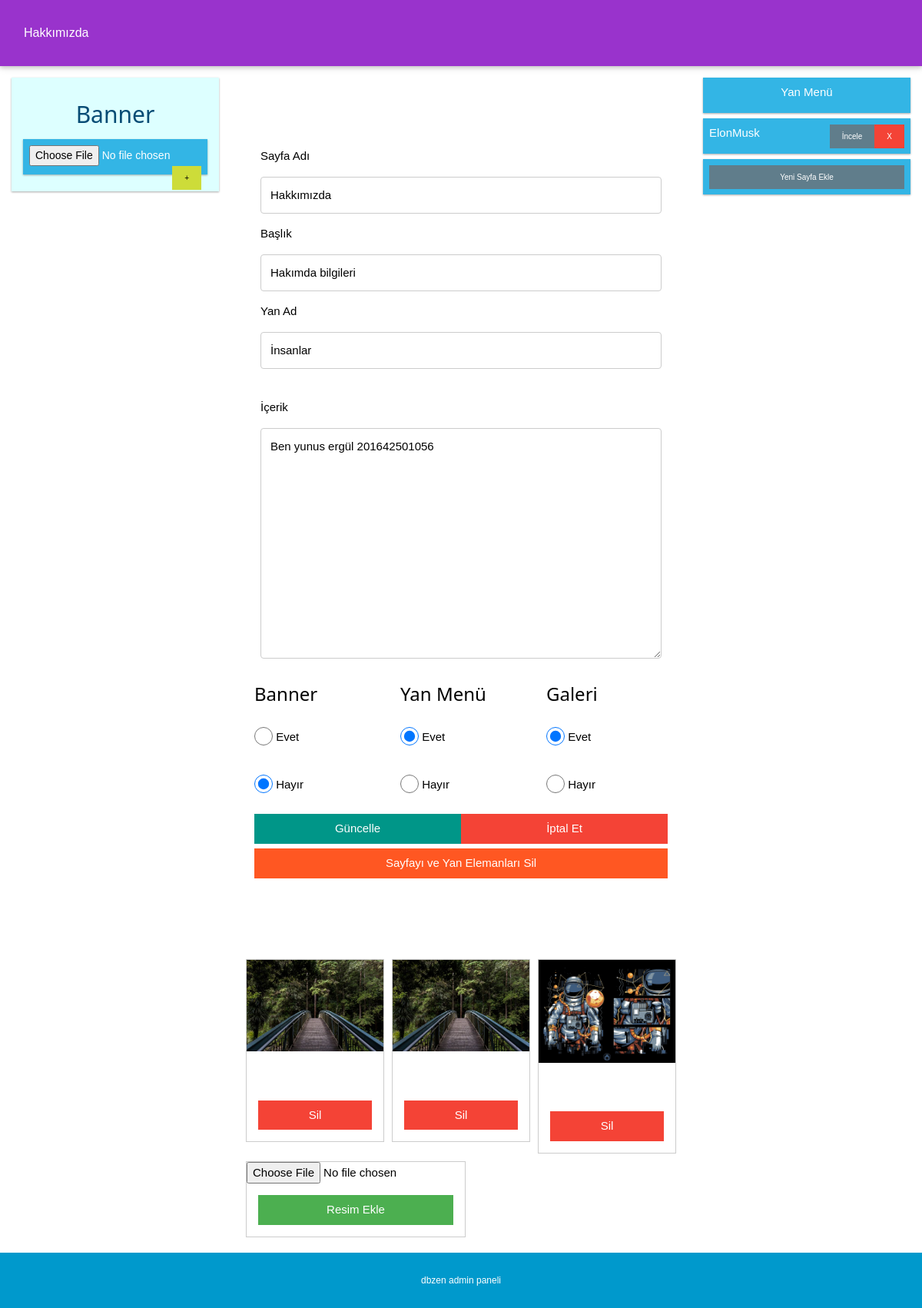
The app's page /admino_tt/page_o.php?page=2 (signed in) with its own data.
### tables this page shows
CREATE TABLE `page` (
  `id` int(11) NOT NULL,
  `home_page_con` tinyint(1) NOT NULL,
  `page_name` text NOT NULL,
  `page_description` text NOT NULL,
  `page_content` text,
  `sid_menu_con` int(11) NOT NULL,
  `sid_menu_name` text NOT NULL,
  `gallery_co` tinyint(1) NOT NULL,
  `page_show` tinyint(1) NOT NULL,
  `type` int(11) NOT NULL,
  `banner_show` tinyint(1) NOT NULL,
  `date` datetime NOT NULL
);

CREATE TABLE `side_menu` (
  `id` int(11) NOT NULL,
  `page_id` int(11) NOT NULL,
  `side_name` text NOT NULL,
  `side_content` text,
  `side_show` tinyint(1) NOT NULL,
  `gallery_co` tinyint(1) NOT NULL,
  `side_date` datetime NOT NULL
);

CREATE TABLE `gallery` (
  `id` int(11) NOT NULL,
  `gallery_scr` text NOT NULL,
  `page_id` int(11) NOT NULL,
  `pic_name` text NOT NULL,
  `on_co` tinyint(1) NOT NULL,
  `side_id` int(11) NOT NULL
);

### admino_tt/pages/config.php (called while the page is built, shortened)
<?php
try {
     $db = new PDO("mysql:host=localhost;dbname=proje_beta;charset=utf8", "root", "");
	$db->setAttribute(PDO::ATTR_ERRMODE, PDO::ERRMODE_EXCEPTION);
} catch ( PDOException $e ){
     print $e->getMessage();
}
if(isset($_GET['page'])){
	$query = $db->query("SELECT * from page WHERE id='".$_GET['page']."'")->fetch(PDO::FETCH_ASSOC);
			if($query['banner_show']==0){$c1="";$c2="checked";}else{$c1="checked";$c2="";}
			if($query['sid_menu_con']==0){$a1="";$a2="checked";}else{$a1="checked";$a2="";}
			if($query['gallery_co']==0){$b1="";$b2="checked";}else{$b1="checked";$b2="";}
}
else{
	$query = $db->query("SELECT * from page WHERE home_page_con=1")->fetch(PDO::FETCH_ASSOC);
}
?>

### admino_tt/pages/pages.php (the view)
<?php
if(isset($_GET['page'])){
	if($_GET['page']=='tet1'){
		echo'<div class="col-6">
      <div  class="w3-padding-64 w3-center">
	  	<form method="post">
      <div class="w3-left-align w3-padding-large">
	  	<p>Sayfa Adı</p><input name="page_ta_pe" type="text" >
        <p>Başlık</p><input name="page_ta_co" type="text" >
		<p>Yan Menü Adı</p><input name="side_name_page" type="text" >
      </div>
      <div class="w3-left-align w3-padding-large">
        <p>İçerik</p><textarea name="page_content" ></textarea>
      </div>
 <div class="w3-row w3-left-align">
  <div class="w3-third w3-container">
	  <h3>Banner</h3>
    <p>
  <input class="w3-radio" type="radio" name="banner" value="Evet" checked>
  <label>Evet</label></p>
  <p>
  <input class="w3-radio" type="radio" name="banner" value="Hayır">
  <label>Hayır</label></p>
  </div>
  <div class="w3-third w3-container">
	  <h3>Yan Menü</h3>
    <p>
  <input class="w3-radio" type="radio" name="side" value="Evet" checked>
  <label>Evet</label></p>
  <p>
  <input class="w3-radio" type="radio" name="side" value="Hayır">
  <label>Hayır</label></p>
  </div>
  <div class="w3-third w3-container">
	  <h3>Galeri</h3>
    <p>
  <input class="w3-radio" type="radio" name="gallery" value="Evet" checked>
  <label>Evet</label></p>
  <p>
  <input class="w3-radio" type="radio" name="gallery" value="Hayır">
  <label>Hayır</label></p>
  </div>
 <div class="w3-container w3-center" style="width:100%">
	 <button name="add_button" type="submit" class="w3-bar-item w3-button w3-teal" style="width:100%">Sayfayı Ekle</button>
  </div>
</form>
</div>
    </div>
</div>';
	}
	else{
		if ( $query ){
			echo'
	<div class="col-6">
      <div  class="w3-padding-64 w3-center">
	  <form  method="post">
      <div class="w3-left-align w3-padding-large" >
	  	<p>Sayfa Adı</p><input name="page_ta_pe" type="text"  value="'.$query['page_name'].'" >
        <p>Başlık</p><input name="page_ta_co" type="text"  value="'.$query['page_description'].'" >
		<p>Yan Ad</p><input name="side_name_page" type="text"  value="'.$query['sid_menu_name'].'" >
      </div>
      <div class="w3-left-align w3-padding-large">';
		if(!($_GET['page']==4)){ echo'<p>İçerik</p><textarea id="page_content" name="page_content">'.$query['page_content'].'</textarea>';}
	echo'
      </div>
 <div class="w3-row w3-left-align">
  <div class="w3-third w3-container">
	  <h3>Banner</h3>
    <p>
  <input class="w3-radio" type="radio" name="banner" value="Evet" '.$c1.'>
  <label>Evet</label></p>
  <p>
  <input class="w3-radio" type="radio" name="banner" value="Hayır" '.$c2.'>
  <label>Hayır</label></p>
  </div>
  <div class="w3-third w3-container">
	  <h3>Yan Menü</h3>
    <p>
  <input class="w3-radio" type="radio" name="side" value="Evet" '.$a1.'>
  <label>Evet</label></p>
  <p>
  <input class="w3-radio" type="radio" name="side" value="Hayır" '.$a2.'>
  <label>Hayır</label></p>
  </div>
  <div class="w3-third w3-container">
	  <h3>Galeri</h3>
    <p>
  <input class="w3-radio" type="radio" name="gallery" value="Evet" '.$b1.'>
  <label>Evet</label></p>
  <p>
  <input class="w3-radio" type="radio" name="gallery" value="Hayır" '.$b2.'>
  <label>Hayır</label></p>
  </div>
 <div class="w3-container w3-center" style="width:100%">
	<div class="w3-bar" style="width:100%">
  <button name="update_button" type="submit" class="w3-bar-item w3-button w3-teal" style="width:50%">Güncelle</button>
  <button name="cel_button" type="submit" class="w3-bar-item w3-button w3-red" style="width:50%">İptal Et</button>
</div>
<div class="w3-bar" style="width:100%">';
	if($query['home_page_con']==1){
		echo'<button name="delete_button" type="submit" class="w3-bar-item w3-button w3-deep-orange" style="width:100%">Sayfayı ve Yan Elemanları Sil</button>';
	}else{
		echo '<button name="delete_button" type="submit" class="w3-bar-item w3-button w3-deep-orange" style="width:50%">Sayfayı ve Yan Elemanları Sil</button>
  <button name="home_button" type="submit" class="w3-bar-item w3-button w3-purple" style="width:50%">Anasayfa Yap</button>';
	}
echo'
</div>
  </div>
</form>
</div>
    </div>
</div>';
		}
	}
}
?>

### admino_tt/pages/hemenu.php (shortened to what this page needs)
<div class="headerr w3-card">
  <div class="dropdown">
	    <?php
	  if($_GET['page']=='tet1'){
		  echo '<button class="dropbtn">Yeni Sayfa Ekle</button>';
	  }else{
	  $queryyyc = $db->query("SELECT * FROM page where id=".$_GET['page']."")->fetch(PDO::FETCH_ASSOC);
	  if ( $queryyyc ){echo'<button class="dropbtn">'.$queryyyc['page_name'].'</button>';}}?>
    <?php
	  $querycc = $db->query("SELECT * FROM page", PDO::FETCH_ASSOC);
	?>
</div>
</div>

### admino_tt/pages/side.php
<div class="col-3 menu right">
  <ul>
	  <li class="w3-center" style="height: 46px;">Yan Menü </li>
	  <?php if( $_GET['page']=='tet1'){}else{
$queryside = $db->query("SELECT * FROM side_menu WHERE page_id=".$query['id']."", PDO::FETCH_ASSOC);
			if ( $queryside->rowCount() ){
				foreach( $queryside as $rowside){
					echo'<form method="post">
	  <li style="height: 46px;">'.$rowside['side_name'].' <button name="side_del" class="w3-red w3-button w3-tiny  w3-right" >X</button> <a href="/admino_tt/side_o.php?page='.$query['id'].'&side='.$rowside['id'].'" class="w3-blue-grey w3-button w3-tiny  w3-right" >İncele</a><input name="side_id" class="w3-input" style="Visibility : hidden; width: 0px;" value="'.$rowside['id'].'" type="text"></li>
	 </form>';}
			}echo '<form method="post">
	  <li style="height: 46px;  width: 100%; "><a style=" width: 100%; " href="/admino_tt/side_o.php?page='.$query['id'].'&side=tet1" class="w3-blue-grey w3-button w3-tiny  w3-right" >Yeni Sayfa Ekle</a></li>
	 </form>';}
?>
  		</ul>
</div>

### admino_tt/pages/gallery.php
<?php
if($_GET['page']!='tet1'){
echo '<div class="row">
<div class="col-3 right"></div>
<div class="col-6 w3-centered">
	<div  class="w3-padding-60 w3-center">
 		<div class="w3-row w3-left-align">
			<div class="row">';
	$querygallery = $db->query("SELECT * FROM gallery WHERE page_id=".$query['id']." and on_co=0", PDO::FETCH_ASSOC);
			if ( $querygallery->rowCount() ){
				foreach( $querygallery as $rowgallery){
					echo '<div class="gallery">
					<form action="" method="post" enctype="multipart/form-data"></form>
							<form method="post">
    						<img src="../projebeta/gallery/'.$rowgallery['gallery_scr'].'" name="gallery_tt" width="300" height="200"><input name="id_gallery" type="text" style="Visibility : hidden;" value="'.$rowgallery['id'].'">
  							<div class="desc"><button name="gallery_del" class="w3-button w3-red" style="width: 100%;">Sil</button></div>
						</div></from>
						';}}
echo '<div class="gallery w3-center" style="width: auto;">
					<form action="" method="post" enctype="multipart/form-data"></form>
					<form action="" method="post" enctype="multipart/form-data">
	  				<input type="file" id="gallery_tm" name="gallery_tm" />
					<div class="desc"><button type="submit" id="gallery_add"  name="gallery_add" class="w3-button w3-green" style="width: 100%;">Resim Ekle</button></div></form>
					</form>
				</div>
			</div>
		</div>
	</div>
</div>
<div class="col-3 menu right">
</div>
</div>';
}
?>

### admino_tt/css/w3.css (style rules this page uses)
*,*:before,*:after { box-sizing:inherit }
html { -ms-text-size-adjust:100%;-webkit-text-size-adjust:100% }
body { margin:0 }
a { background-color:transparent;-webkit-text-decoration-skip:objects }
img { border-style:none }
button,input,select,textarea { font:inherit;margin:0 }
button,input { overflow:visible }
button,select { text-transform:none }
button,html [type=button],[type=reset],[type=submit] { -webkit-appearance:button }
textarea { overflow:auto }
[type=checkbox],[type=radio] { padding:0 }
html,body { font-family:Verdana,sans-serif;font-size:15px;line-height:1.5 }
html { overflow-x:hidden }
h3 { font-size:24px }
h1,h2,h3,h4,h5,h6 { font-family:"Segoe UI",Arial,sans-serif;font-weight:400;margin:10px 0 }
img { vertical-align:middle }
a { color:inherit }
.w3-btn,.w3-button { border:none;display:inline-block;padding:8px 16px;vertical-align:middle;overflow:hidden;text-decoration:none;color:inherit;background-color:inherit;text-align:center;cursor:pointer;white-space:nowrap }
.w3-btn,.w3-button { -webkit-touch-callout:none;-webkit-user-select:none;-khtml-user-select:none;-moz-user-select:none;-ms-user-select:none;user-select:none }
.w3-check,.w3-radio { width:24px;height:24px;position:relative;top:6px }
.w3-bar { width:100%;overflow:hidden }
.w3-center .w3-bar { display:inline-block;width:auto }
.w3-bar .w3-bar-item { padding:8px 16px;float:left;width:auto;border:none;display:block;outline:0 }
.w3-bar .w3-button { white-space:normal }
.w3-container:after,.w3-container:before,.w3-panel:after,.w3-panel:before,.w3-row:after,.w3-row:before,.w3-row-padding:after,.w3-row-padding:before, .w3-cell-row:before,.w3-cell-row:after,.w3-clear:after,.w3-clear:before,.w3-bar:before,.w3-bar:after { content:"";display:table;clear:both }
.w3-col,.w3-half,.w3-third,.w3-twothird,.w3-threequarter,.w3-quarter { float:left;width:100% }
@media (min-width:601px) { .w3-col.m4,.w3-third { width:33.33333% } }
.w3-container,.w3-panel { padding:0.01em 16px }
.w3-card,.w3-card-2 { box-shadow:0 2px 5px 0 rgba(0,0,0,0.16),0 2px 10px 0 rgba(0,0,0,0.12) }
.w3-tiny { font-size:10px!important }
.w3-left-align { text-align:left!important }
.w3-center { text-align:center!important }
.w3-padding-large { padding:12px 24px!important }
.w3-padding-64 { padding-top:64px!important;padding-bottom:64px!important }
.w3-right { float:right!important }
.w3-blue-grey,.w3-hover-blue-grey:hover,.w3-blue-gray,.w3-hover-blue-gray:hover { color:#fff!important;background-color:#607d8b!important }
.w3-green,.w3-hover-green:hover { color:#fff!important;background-color:#4CAF50!important }
.w3-deep-orange,.w3-hover-deep-orange:hover { color:#fff!important;background-color:#ff5722!important }
.w3-red,.w3-hover-red:hover { color:#fff!important;background-color:#f44336!important }
.w3-teal,.w3-hover-teal:hover { color:#fff!important;background-color:#009688!important }

### admino_tt/css/sty.css (style rules this page uses)
input[type=text], select, textarea { width: 100%; padding: 12px; border: 1px solid #ccc; border-radius: 4px; resize: vertical; }
label { padding: 12px 12px 12px 0; display: inline-block; }
.row:after { content: ""; display: table; clear: both; }
textarea { height: 300px; }
div.gallery { margin: 5px; border: 1px solid #ccc; float: left; width: 180px; }
div.gallery img { width: 100%; height: auto; }
div.desc { padding: 15px; text-align: center; }
* { box-sizing: border-box; }
.row::after { content: ""; clear: both; display: table; }
[class*="col-"] { float: left; padding: 15px; }
html { font-family: "Lucida Sans", sans-serif; }
.headerr { background-color: #9933cc; color: #ffffff; padding: 15px; }
.menu ul { list-style-type: none; margin: 0; padding: 0; }
.menu li { padding: 8px; margin-bottom: 7px; background-color: #33b5e5; color: #ffffff; box-shadow: 0 1px 3px rgba(0,0,0,0.12), 0 1px 2px rgba(0,0,0,0.24); }
[class*="col-"] { width: 100%; }
@media only screen and (min-width: 768px) { .col-3 { width: 25%; } }
@media only screen and (min-width: 768px) { .col-6 { width: 50%; } }
.dropbtn { background-color: #9933cc; color: white; padding: 16px; font-size: 16px; border: none; cursor: pointer; }
.dropdown { position: relative; display: inline-block; }

### records on screen
page: page_name "Hakkımızda", page_ta_pe "Hakkımızda", page_ta_co "Hakımda bilgileri", side_name_page "İnsanlar", page_content "Ben yunus ergül 201642501056"
side_menu: side_name "ElonMusk"
gallery: gallery_scr (picture)
gallery: gallery_scr (picture)
gallery: gallery_scr (picture)
